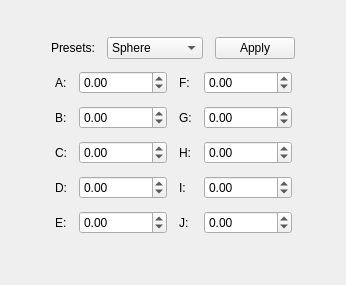
                <widget class="QWidget" name="quadricTab">
                 <attribute name="title">
                  <string>Quadric</string>
                 </attribute>
                 <layout class="QVBoxLayout" name="verticalLayout_12">
                  <property name="spacing">
                   <number>12</number>
                  </property>
                  <item>
                   <layout class="QHBoxLayout" name="horizontalLayout_2">
                    <property name="spacing">
                     <number>0</number>
                    </property>
                    <property name="bottomMargin">
                     <number>0</number>
                    </property>
                    <item>
                     <widget class="QLabel" name="label_43">
                      <property name="text">
                       <string/>
                      </property>
                      <property name="textFormat">
                       <enum>Qt::RichText</enum>
                      </property>
                      <property name="pixmap">
                       <pixmap resource="resources.qrc">:/images/resources/quadricEquation.png</pixmap>
                      </property>
                      <property name="scaledContents">
                       <bool>false</bool>
                      </property>
                      <property name="alignment">
                       <set>Qt::AlignCenter</set>
                      </property>
                     </widget>
                    </item>
                   </layout>
                  </item>
                  <item>
                   <layout class="QGridLayout" name="gridLayout_12">
                    <property name="topMargin">
                     <number>0</number>
                    </property>
                    <property name="horizontalSpacing">
                     <number>12</number>
                    </property>
                    <item row="1" column="3">
                     <widget class="QPushButton" name="btnSetShape">
                      <property name="sizePolicy">
                       <sizepolicy hsizetype="Expanding" vsizetype="Fixed">
                        <horstretch>0</horstretch>
                        <verstretch>0</verstretch>
                       </sizepolicy>
                      </property>
                      <property name="text">
                       <string>Apply</string>
                      </property>
                     </widget>
                    </item>
                    <item row="1" column="2">
                     <widget class="QComboBox" name="cbShape">
                      <property name="sizePolicy">
                       <sizepolicy hsizetype="Expanding" vsizetype="Fixed">
                        <horstretch>0</horstretch>
                        <verstretch>0</verstretch>
                       </sizepolicy>
                      </property>
                      <item>
                       <property name="text">
                        <string>Sphere</string>
                       </property>
                      </item>
                      <item>
                       <property name="text">
                        <string>Cylinder</string>
                       </property>
                      </item>
                      <item>
                       <property name="text">
                        <string>Cone</string>
                       </property>
                      </item>
                      <item>
                       <property name="text">
                        <string>Plane</string>
                       </property>
                      </item>
                      <item>
                       <property name="text">
                        <string>Paraboloid</string>
                       </property>
                      </item>
                      <item>
                       <property name="text">
                        <string>Hyperboloid</string>
                       </property>
                      </item>
                     </widget>
                    </item>
                    <item row="1" column="1">
                     <widget class="QLabel" name="label_41">
                      <property name="sizePolicy">
                       <sizepolicy hsizetype="Maximum" vsizetype="Preferred">
                        <horstretch>0</horstretch>
                        <verstretch>0</verstretch>
                       </sizepolicy>
                      </property>
                      <property name="text">
                       <string>Presets:</string>
                      </property>
                     </widget>
                    </item>
                    <item row="1" column="0">
                     <spacer name="horizontalSpacer_19">
                      <property name="orientation">
                       <enum>Qt::Horizontal</enum>
                      </property>
                      <property name="sizeHint" stdset="0">
                       <size>
                        <width>40</width>
                        <height>20</height>
                       </size>
                      </property>
                     </spacer>
                    </item>
                    <item row="1" column="4">
                     <spacer name="horizontalSpacer_20">
                      <property name="orientation">
                       <enum>Qt::Horizontal</enum>
                      </property>
                      <property name="sizeHint" stdset="0">
                       <size>
                        <width>40</width>
                        <height>20</height>
                       </size>
                      </property>
                     </spacer>
                    </item>
                   </layout>
                  </item>
                  <item>
                   <layout class="QGridLayout" name="gridLayout_3">
                    <property name="horizontalSpacing">
                     <number>12</number>
                    </property>
                    <item row="3" column="3">
                     <widget class="QLabel" name="label_33">
                      <property name="sizePolicy">
                       <sizepolicy hsizetype="Maximum" vsizetype="Preferred">
                        <horstretch>0</horstretch>
                        <verstretch>0</verstretch>
                       </sizepolicy>
                      </property>
                      <property name="text">
                       <string>G:</string>
                      </property>
                     </widget>
                    </item>
                    <item row="5" column="2">
                     <widget class="QDoubleSpinBox" name="sbD">
                      <property name="sizePolicy">
                       <sizepolicy hsizetype="Expanding" vsizetype="Fixed">
                        <horstretch>0</horstretch>
                        <verstretch>0</verstretch>
                       </sizepolicy>
                      </property>
                      <property name="minimum">
                       <double>-99999999.000000000000000</double>
                      </property>
                      <property name="maximum">
                       <double>99999999.000000000000000</double>
                      </property>
                     </widget>
                    </item>
                    <item row="3" column="2">
                     <widget class="QDoubleSpinBox" name="sbB">
                      <property name="sizePolicy">
                       <sizepolicy hsizetype="Expanding" vsizetype="Fixed">
                        <horstretch>0</horstretch>
                        <verstretch>0</verstretch>
                       </sizepolicy>
                      </property>
                      <property name="minimum">
                       <double>-99999999.000000000000000</double>
                      </property>
                      <property name="value">
                       <double>0.000000000000000</double>
                      </property>
                     </widget>
                    </item>
                    <item row="4" column="2">
                     <widget class="QDoubleSpinBox" name="sbC">
                      <property name="sizePolicy">
                       <sizepolicy hsizetype="Expanding" vsizetype="Fixed">
                        <horstretch>0</horstretch>
                        <verstretch>0</verstretch>
                       </sizepolicy>
                      </property>
                      <property name="minimum">
                       <double>-99999999.000000000000000</double>
                      </property>
                      <property name="maximum">
                       <double>99999999.000000000000000</double>
                      </property>
                     </widget>
                    </item>
                    <item row="2" column="1">
                     <widget class="QLabel" name="label_29">
                      <property name="sizePolicy">
                       <sizepolicy hsizetype="Maximum" vsizetype="Preferred">
                        <horstretch>0</horstretch>
                        <verstretch>0</verstretch>
                       </sizepolicy>
                      </property>
                      <property name="text">
                       <string>A:</string>
                      </property>
                     </widget>
                    </item>
                    <item row="5" column="3">
                     <widget class="QLabel" name="label_34">
                      <property name="sizePolicy">
                       <sizepolicy hsizetype="Maximum" vsizetype="Preferred">
                        <horstretch>0</horstretch>
                        <verstretch>0</verstretch>
                       </sizepolicy>
                      </property>
                      <property name="text">
                       <string>I:</string>
                      </property>
                     </widget>
                    </item>
                    <item row="6" column="2">
                     <widget class="QDoubleSpinBox" name="sbE">
                      <property name="sizePolicy">
                       <sizepolicy hsizetype="Expanding" vsizetype="Fixed">
                        <horstretch>0</horstretch>
                        <verstretch>0</verstretch>
                       </sizepolicy>
                      </property>
                      <property name="minimum">
                       <double>-99999999.000000000000000</double>
                      </property>
                      <property name="maximum">
                       <double>99999999.000000000000000</double>
                      </property>
                     </widget>
                    </item>
                    <item row="2" column="3">
                     <widget class="QLabel" name="label_30">
                      <property name="sizePolicy">
                       <sizepolicy hsizetype="Maximum" vsizetype="Preferred">
                        <horstretch>0</horstretch>
                        <verstretch>0</verstretch>
                       </sizepolicy>
                      </property>
                      <property name="text">
                       <string>F:</string>
                      </property>
                     </widget>
                    </item>
                    <item row="6" column="1">
                     <widget class="QLabel" name="label_32">
                      <property name="sizePolicy">
                       <sizepolicy hsizetype="Maximum" vsizetype="Preferred">
                        <horstretch>0</horstretch>
                        <verstretch>0</verstretch>
                       </sizepolicy>
                      </property>
                      <property name="text">
                       <string>E:</string>
                      </property>
                     </widget>
                    </item>
                    <item row="5" column="1">
                     <widget class="QLabel" name="label_31">
                      <property name="sizePolicy">
                       <sizepolicy hsizetype="Maximum" vsizetype="Preferred">
                        <horstretch>0</horstretch>
                        <verstretch>0</verstretch>
                       </sizepolicy>
                      </property>
                      <property name="text">
                       <string>D:</string>
                      </property>
                     </widget>
                    </item>
                    <item row="4" column="3">
                     <widget class="QLabel" name="label_36">
                      <property name="sizePolicy">
                       <sizepolicy hsizetype="Maximum" vsizetype="Preferred">
                        <horstretch>0</horstretch>
                        <verstretch>0</verstretch>
                       </sizepolicy>
                      </property>
                      <property name="text">
                       <string>H:</string>
                      </property>
                     </widget>
                    </item>
                    <item row="4" column="1">
                     <widget class="QLabel" name="label_38">
                      <property name="sizePolicy">
                       <sizepolicy hsizetype="Maximum" vsizetype="Preferred">
                        <horstretch>0</horstretch>
                        <verstretch>0</verstretch>
                       </sizepolicy>
                      </property>
                      <property name="text">
                       <string>C:</string>
                      </property>
                     </widget>
                    </item>
                    <item row="6" column="3">
                     <widget class="QLabel" name="label_35">
                      <property name="sizePolicy">
                       <sizepolicy hsizetype="Maximum" vsizetype="Preferred">
                        <horstretch>0</horstretch>
                        <verstretch>0</verstretch>
                       </sizepolicy>
                      </property>
                      <property name="text">
                       <string>J:</string>
                      </property>
                     </widget>
                    </item>
                    <item row="6" column="4">
                     <widget class="QDoubleSpinBox" name="sbJ">
                      <property name="sizePolicy">
                       <sizepolicy hsizetype="Expanding" vsizetype="Fixed">
                        <horstretch>0</horstretch>
                        <verstretch>0</verstretch>
                       </sizepolicy>
                      </property>
                      <property name="minimum">
                       <double>-99999999.000000000000000</double>
                      </property>
                      <property name="maximum">
                       <double>99999999.000000000000000</double>
                      </property>
                     </widget>
                    </item>
                    <item row="3" column="1">
                     <widget class="QLabel" name="label_37">
                      <property name="sizePolicy">
                       <sizepolicy hsizetype="Maximum" vsizetype="Preferred">
                        <horstretch>0</horstretch>
                        <verstretch>0</verstretch>
                       </sizepolicy>
                      </property>
                      <property name="text">
                       <string>B:</string>
                      </property>
                     </widget>
                    </item>
                    <item row="2" column="2">
                     <widget class="QDoubleSpinBox" name="sbA">
                      <property name="sizePolicy">
                       <sizepolicy hsizetype="Expanding" vsizetype="Fixed">
                        <horstretch>0</horstretch>
                        <verstretch>0</verstretch>
                       </sizepolicy>
                      </property>
                      <property name="minimum">
                       <double>-99999999.000000000000000</double>
                      </property>
                      <property name="maximum">
                       <double>99999999.000000000000000</double>
                      </property>
                     </widget>
                    </item>
                    <item row="5" column="4">
                     <widget class="QDoubleSpinBox" name="sbI">
                      <property name="sizePolicy">
                       <sizepolicy hsizetype="Expanding" vsizetype="Fixed">
                        <horstretch>0</horstretch>
                        <verstretch>0</verstretch>
                       </sizepolicy>
                      </property>
                      <property name="minimum">
                       <double>-99999999.000000000000000</double>
                      </property>
                      <property name="maximum">
                       <double>99999999.000000000000000</double>
                      </property>
                     </widget>
                    </item>
                    <item row="2" column="4">
                     <widget class="QDoubleSpinBox" name="sbF">
                      <property name="sizePolicy">
                       <sizepolicy hsizetype="Expanding" vsizetype="Fixed">
                        <horstretch>0</horstretch>
                        <verstretch>0</verstretch>
                       </sizepolicy>
                      </property>
                      <property name="minimum">
                       <double>-99999999.000000000000000</double>
                      </property>
                      <property name="maximum">
                       <double>99999999.000000000000000</double>
                      </property>
                     </widget>
                    </item>
                    <item row="4" column="4">
                     <widget class="QDoubleSpinBox" name="sbH">
                      <property name="sizePolicy">
                       <sizepolicy hsizetype="Expanding" vsizetype="Fixed">
                        <horstretch>0</horstretch>
                        <verstretch>0</verstretch>
                       </sizepolicy>
                      </property>
                      <property name="minimum">
                       <double>-99999999.000000000000000</double>
                      </property>
                      <property name="maximum">
                       <double>99999999.000000000000000</double>
                      </property>
                     </widget>
                    </item>
                    <item row="3" column="4">
                     <widget class="QDoubleSpinBox" name="sbG">
                      <property name="sizePolicy">
                       <sizepolicy hsizetype="Expanding" vsizetype="Fixed">
                        <horstretch>0</horstretch>
                        <verstretch>0</verstretch>
                       </sizepolicy>
                      </property>
                      <property name="minimum">
                       <double>-99999999.000000000000000</double>
                      </property>
                      <property name="maximum">
                       <double>99999999.000000000000000</double>
                      </property>
                     </widget>
                    </item>
                    <item row="2" column="0">
                     <spacer name="horizontalSpacer_21">
                      <property name="orientation">
                       <enum>Qt::Horizontal</enum>
                      </property>
                      <property name="sizeHint" stdset="0">
                       <size>
                        <width>40</width>
                        <height>20</height>
                       </size>
                      </property>
                     </spacer>
                    </item>
                    <item row="2" column="5">
                     <spacer name="horizontalSpacer_22">
                      <property name="orientation">
                       <enum>Qt::Horizontal</enum>
                      </property>
                      <property name="sizeHint" stdset="0">
                       <size>
                        <width>40</width>
                        <height>20</height>
                       </size>
                      </property>
                     </spacer>
                    </item>
                   </layout>
                  </item>
                  <item>
                   <spacer name="verticalSpacer_8">
                    <property name="orientation">
                     <enum>Qt::Vertical</enum>
                    </property>
                    <property name="sizeHint" stdset="0">
                     <size>
                      <width>20</width>
                      <height>40</height>
                     </size>
                    </property>
                   </spacer>
                  </item>
                 </layout>
                </widget>
